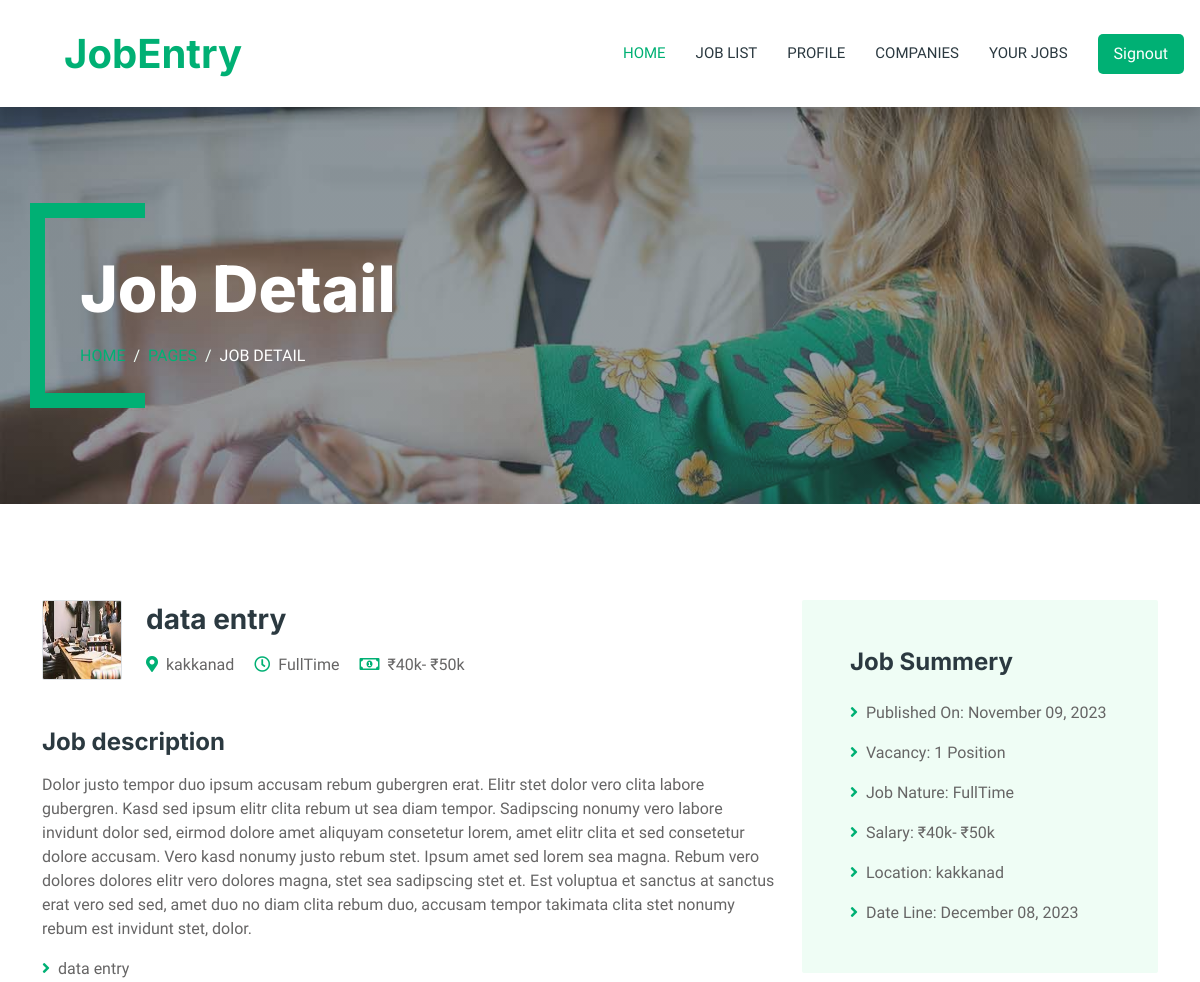
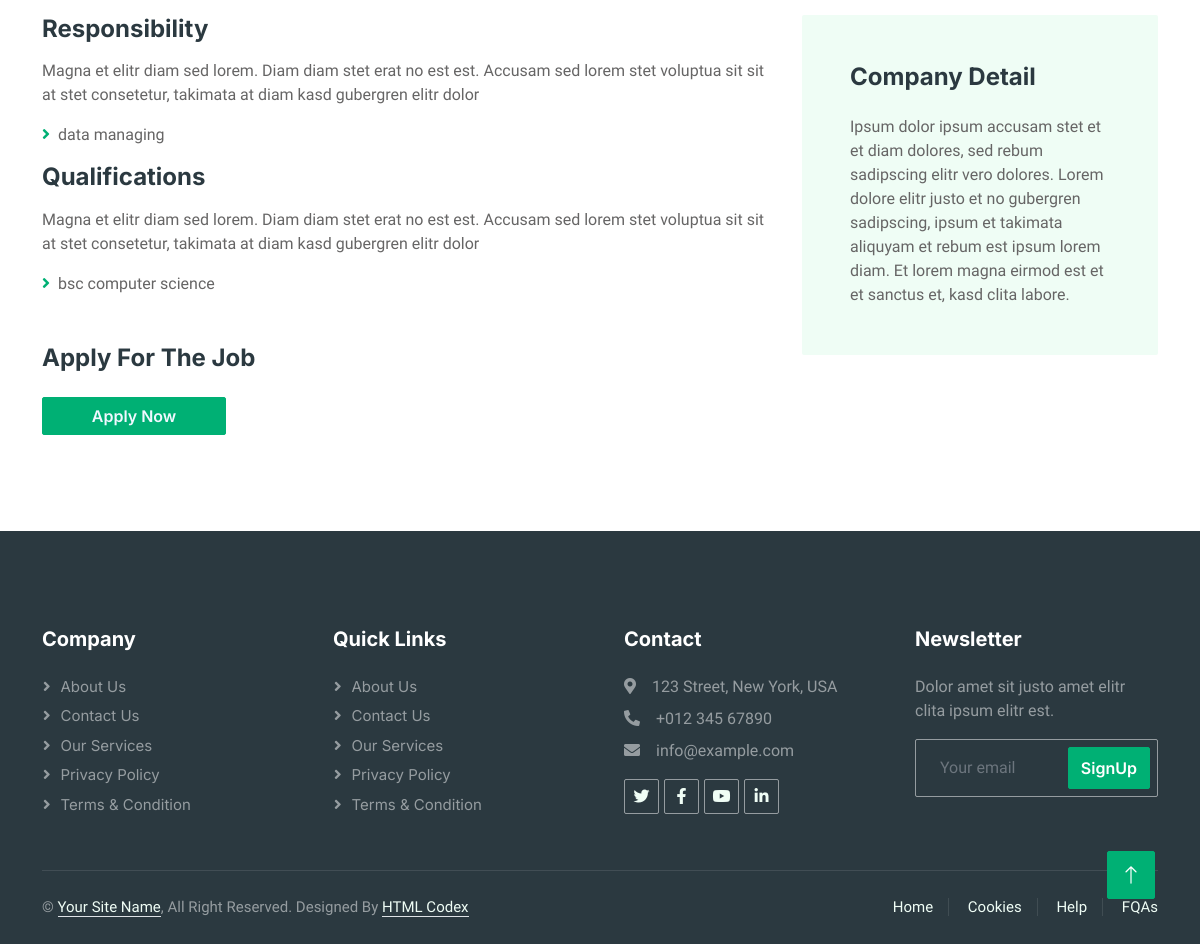
The app's page /job-detail/4/ with its own data (2 pictures, top to bottom).
### company_app/models.py (models this page shows)
class JobList(models.Model):
    Job_id=models.AutoField(primary_key=True)
    published_date=models.DateTimeField()
    Job_name=models.CharField(max_length=200)
    Company_name=models.CharField(max_length=200)
    Company_Address=models.CharField(max_length=300)
    Company_Location=models.CharField(max_length=300,null=True,blank=True)
    Job_description=models.CharField(max_length=300)
    Salary_range1=models.CharField(max_length=200)
    Salary_range2=models.CharField(max_length=200)
    Job_type=models.CharField(max_length=200,choices=job_type,default='FullTime')
    Prefered_location=models.CharField(max_length=200,choices=prefered_location,default='Kerala')
    Experience_level=models.CharField(max_length=200,choices=Experience,default='Fresher')
    Apply_link=models.CharField(max_length=200)
    Qualification=models.CharField(max_length=200)
    Responsibility=models.CharField(max_length=200)
    last_date=models.DateTimeField()
    Vaccancy=models.CharField(max_length=200,default=1)
    Company_image=models.ImageField(null=True,blank=True,upload_to="jobs")

### users_app/views.py (the view)
# urls.py: path('job-detail/<int:Job_id>/', views.job_details, name='job_details'),
def job_details(request, Job_id):
    job = get_object_or_404(JobList, pk=Job_id)
    return render(request, 'job-detail.html', {'job': job})

### templates/job-detail.html
{%extends "job-list.html" %}
{%load static%}
{%block content%}
        <div class="container-xxl py-5 bg-dark page-header mb-5">
            <div class="container my-5 pt-5 pb-4">
                <h1 class="display-3 text-white mb-3 animated slideInDown">Job Detail</h1>
                <nav aria-label="breadcrumb">
                    <ol class="breadcrumb text-uppercase">
                        <li class="breadcrumb-item"><a href="#">Home</a></li>
                        <li class="breadcrumb-item"><a href="#">Pages</a></li>
                        <li class="breadcrumb-item text-white active" aria-current="page">Job Detail</li>
                    </ol>
                </nav>
            </div>
        </div>
        <div class="container-xxl py-5 wow fadeInUp" data-wow-delay="0.1s">
            <div class="container">
                <div class="row gy-5 gx-4">
                    <div class="col-lg-8">
                        <div class="d-flex align-items-center mb-5">
                            <img class="flex-shrink-0 img-fluid border rounded" src="{{ job.Company_image.url }}" alt="" style="width: 80px; height: 80px;">
                            <div class="text-start ps-4">
                                <h3 class="mb-3">{{ job.Job_name }}</h3>
                                <span class="text-truncate me-3"><i class="fa fa-map-marker-alt text-primary me-2"></i>{{ job.Company_Location }}</span>
                                <span class="text-truncate me-3"><i class="far fa-clock text-primary me-2"></i>{{ job.Job_type }}</span>
                                <span class="text-truncate me-0"><i class="far fa-money-bill-alt text-primary me-2"></i>₹{{ job.Salary_range1 }}- ₹{{ job.Salary_range2 }}</span>
                            </div>
                        </div>
                        <div class="mb-5">
                            <h4 class="mb-3">Job description</h4>
                            <p>Dolor justo tempor duo ipsum accusam rebum gubergren erat. Elitr stet dolor vero clita labore gubergren. Kasd sed ipsum elitr clita rebum ut sea diam tempor. Sadipscing nonumy vero labore invidunt dolor sed, eirmod dolore amet aliquyam consetetur lorem, amet elitr clita et sed consetetur dolore accusam. Vero kasd nonumy justo rebum stet. Ipsum amet sed lorem sea magna. Rebum vero dolores dolores elitr vero dolores magna, stet sea sadipscing stet et. Est voluptua et sanctus at sanctus erat vero sed sed, amet duo no diam clita rebum duo, accusam tempor takimata clita stet nonumy rebum est invidunt stet, dolor.</p>
                            <ul class="list-unstyled">
                                <li><i class="fa fa-angle-right text-primary me-2"></i>{{job.Job_description}}</li>
                            </ul>
                            <h4 class="mb-3">Responsibility</h4>
                            <p>Magna et elitr diam sed lorem. Diam diam stet erat no est est. Accusam sed lorem stet voluptua sit sit at stet consetetur, takimata at diam kasd gubergren elitr dolor</p>
                            <ul class="list-unstyled">
                                <li><i class="fa fa-angle-right text-primary me-2"></i>{{job.Responsibility}}</li>
                            </ul>
                            <h4 class="mb-3">Qualifications</h4>
                            <p>Magna et elitr diam sed lorem. Diam diam stet erat no est est. Accusam sed lorem stet voluptua sit sit at stet consetetur, takimata at diam kasd gubergren elitr dolor</p>
                            <ul class="list-unstyled">
                                <li><i class="fa fa-angle-right text-primary me-2"></i>{{job.Qualification}}</li>
                            </ul>
                        </div>
                        <div class="">
                            <h4 class="mb-4">Apply For The Job</h4>
                            <form>
                                <div class="row g-3">
                                    <div class="col-12">
                                        <button class="btn btn-primary w-25" type="submit"><a  href="{% url 'apply_job' job.Job_id %}" style="color: aliceblue;">Apply Now</a></button>
                                    </div>
                                </div>
                            </form>
                        </div>
                    </div>
                    <div class="col-lg-4">
                        <div class="bg-light rounded p-5 mb-4 wow slideInUp" data-wow-delay="0.1s">
                            <h4 class="mb-4">Job Summery</h4>
                            <p><i class="fa fa-angle-right text-primary me-2"></i>Published On: {{job.published_date|date:"F d, Y" }}</p>
                            <p><i class="fa fa-angle-right text-primary me-2"></i>Vacancy: {{job.Vaccancy}}  Position</p>
                            <p><i class="fa fa-angle-right text-primary me-2"></i>Job Nature: {{job.Job_type}}</p>
                            <p><i class="fa fa-angle-right text-primary me-2"></i>Salary: ₹{{ job.Salary_range1 }}- ₹{{ job.Salary_range2 }}</p>
                            <p><i class="fa fa-angle-right text-primary me-2"></i>Location: {{job.Company_Location}}</p>
                            <p class="m-0"><i class="fa fa-angle-right text-primary me-2"></i>Date Line: {{job.last_date|date:"F d, Y" }}</p>
                        </div>
                        <div class="bg-light rounded p-5 wow slideInUp" data-wow-delay="0.1s">
                            <h4 class="mb-4">Company Detail</h4>
                            <p class="m-0">Ipsum dolor ipsum accusam stet et et diam dolores, sed rebum sadipscing elitr vero dolores. Lorem dolore elitr justo et no gubergren sadipscing, ipsum et takimata aliquyam et rebum est ipsum lorem diam. Et lorem magna eirmod est et et sanctus et, kasd clita labore.</p>
                        </div>
                    </div>
                </div>
            </div>
        </div>
       {%endblock%}

### static/css/style.css (style rules this page uses)
:root { --primary: #00B074; --secondary: #2B9BFF; --light: #EFFDF5; --dark: #2B3940; }
.btn { font-family: 'Inter', sans-serif; font-weight: 600; transition: .5s; }
.btn.btn-primary, .btn.btn-secondary { color: #FFFFFF; }
.header-carousel .container, .page-header .container { position: relative; padding: 45px 0 45px 35px; border-left: 15px solid var(--primary); }
.header-carousel .container::before, .header-carousel .container::after, .page-header .container::before, .page-header .container::after { position: absolute; content: ""; top: 0; left: 0; width: 100px; height: 15px; background: var(--primary); }
.header-carousel .container::after, .page-header .container::after { top: 100%; margin-top: -15px; }
.page-header { background: linear-gradient(rgba(43, 57, 64, .5), rgba(43, 57, 64, .5)), url(../img/carousel-1.jpg) center center no-repeat; background-size: cover; }
.breadcrumb-item + .breadcrumb-item::before { color: var(--light); }

### records on screen
JobList: Company_image (picture), Job_name "data entry", Company_Location "kakkanad", Job_type "FullTime", Salary_range1 "40k", Salary_range2 "50k", Job_description "data entry", Responsibility "data managing", Qualification "bsc computer science", published_date "November 09, 2023", Vaccancy "1", last_date "December 08, 2023"
